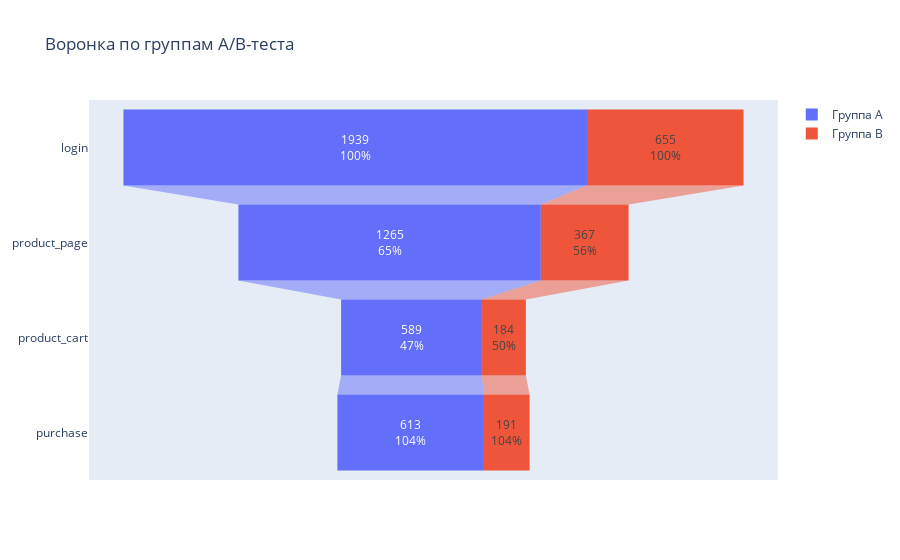

Notebook source saved alongside this figure:
### Code cell
fig = go.Figure()
fig.update_layout(title_text='Воронка по группам А/В-теста')
fig.add_trace(go.Funnel(
    name = 'Группа А',
    y = funnel_a['event_name'],
    x = funnel_a['user_id'].values,
    textinfo = "value+percent previous"))

fig.add_trace(go.Funnel(
    name = 'Группа В',
    orientation = "h",
    y = funnel_b['event_name'],
    x = funnel_b['user_id'].values,
    textposition = "inside",
    textinfo = "value+percent previous"))

fig.show()

### Figure 1 — Plotly figure (JSON) as saved in the notebook; plotly's stock layout.template omitted (floating-point values rounded to 4 significant figures)
{"data": [{"name": "Группа А", "textinfo": "value+percent previous", "type": "funnel", "x": [1939, 1265, 589, 613], "y": ["login", "product_page", "product_cart", "purchase"]}, {"name": "Группа В", "orientation": "h", "textinfo": "value+percent previous", "textposition": "inside", "type": "funnel", "x": [655, 367, 184, 191], "y": ["login", "product_page", "product_cart", "purchase"]}], "layout": {"title": {"text": "Воронка по группам А/В-теста"}}}
